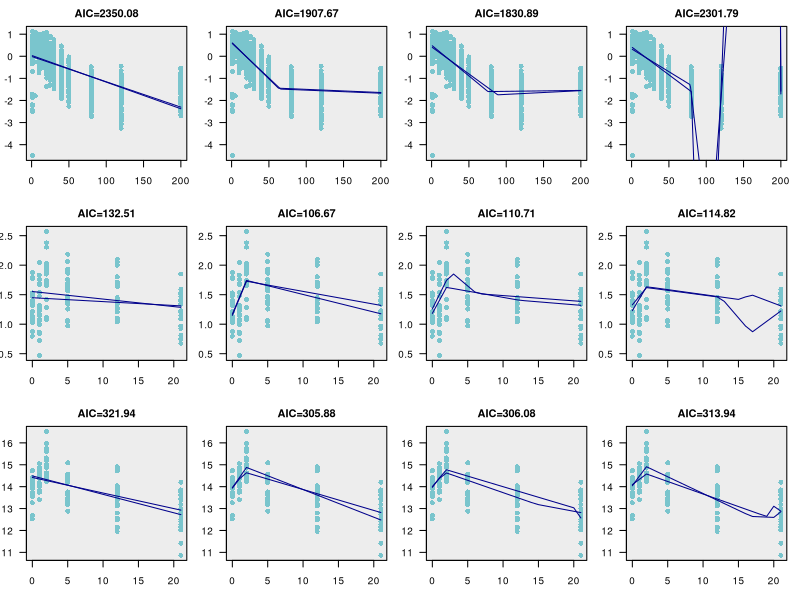
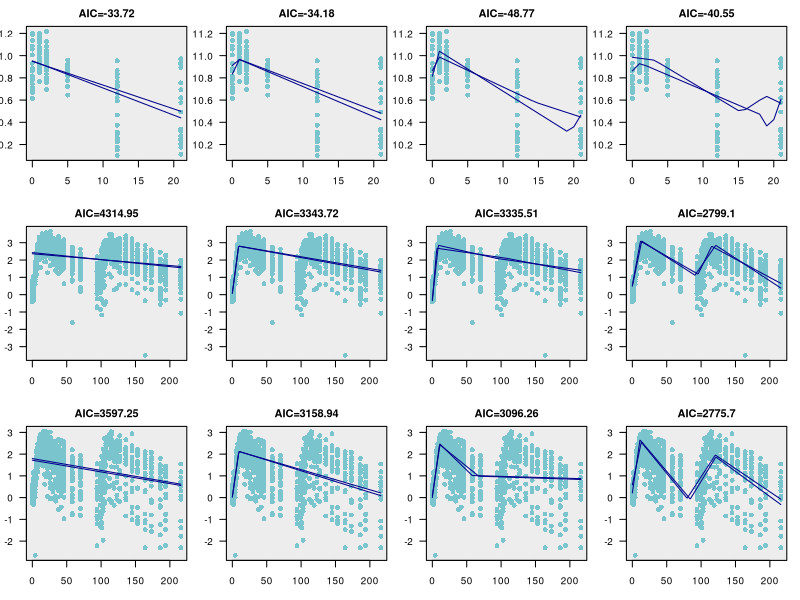
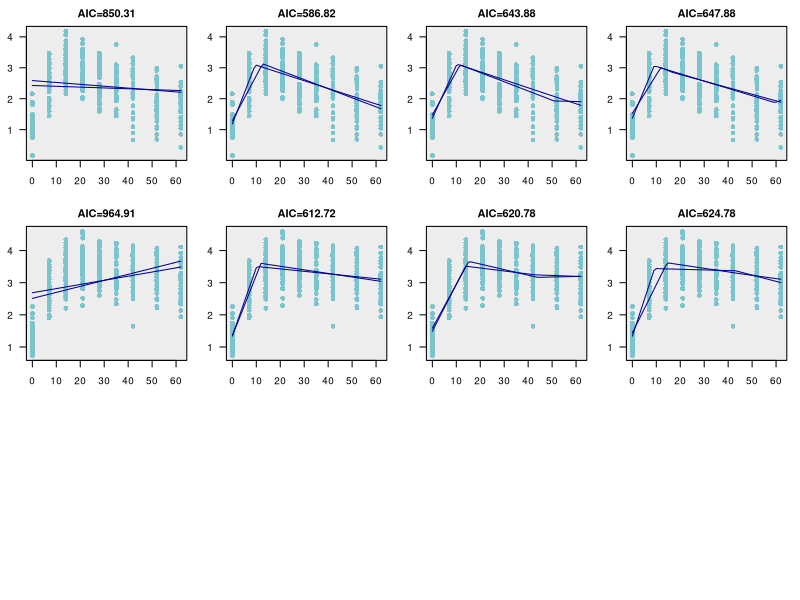
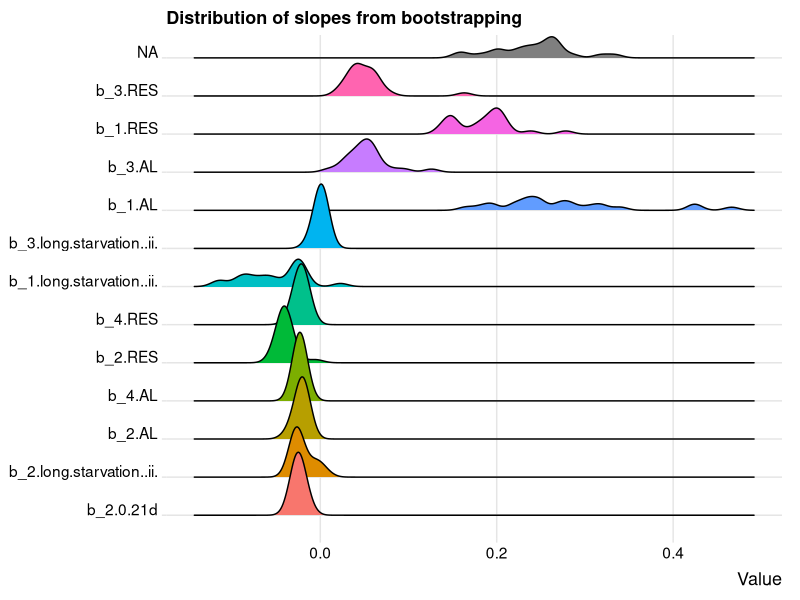
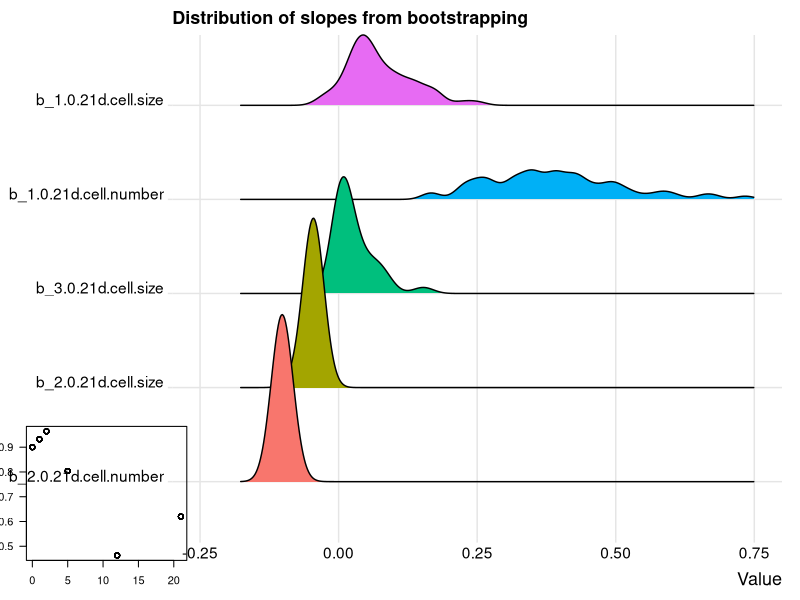

Here is the R script that generated these plots, in order:
# model = (number of phases)
# parameters theta = { b1, c, sigma, b2, tau1, b3, tau2, b4,tau3 }
# note that c is the intercept b0 in the text documents

#definition of the negative log likelihood function
neg.log.likelihood = function(theta, model, y, x)
{
  # parse argument to parameters
  b1 = theta[1]
  c = theta[2]
  sigma = theta[3]
  if(model > 1) {#more than 1 phase
    b2 = theta[4]
    tau1 = theta[5]
    if(model > 2) {#more than 2 phases
      b3 = theta[6]
      tau2 = theta[7]
      if(model > 3) {#more than 3 phases
        b4 = theta[8]
        tau3 = theta[9]
      } else { tau3 = Inf }#two changepoints, three phases
    } else { tau2 =tau3= Inf }#just one changepoint, 2 phases
  } else { tau1 = tau2 = tau3= Inf }#no changepoints, just one phase
  
  # initialise log lik
  llik = 0
  for(i in 1:length(x)) {
    if(x[i] < tau1) {
      llik = llik + dnorm(y[i], mean=b1*x[i]+c, sd = sigma, log=T)
    } else if(x[i] < tau2) {
      llik = llik + dnorm(y[i], mean=b2*(x[i]-tau1)+(b1*tau1+c), sd = sigma, log=T) 
    } else if(x[i] < tau3) {
      llik = llik + dnorm(y[i], mean=b3*(x[i]-tau2)+(b2*(tau2-tau1) + b1*tau1+c), sd = sigma, log=T) 
    } else {
      llik = llik + dnorm(y[i], mean=b4*(x[i]-tau3)+(b3*(tau3-tau2) +b2*(tau2-tau1)+ b1*tau1+c), sd = sigma, log=T) 
    }
  }
  return(-llik)
}


# retrieve the mean value from a parameterised model
# arguments as above
model.val = function(theta, model, x) {
  # parse argument to parameters
  b1 = theta[1]
  c = theta[2]
  sigma = theta[3]
  if(model > 1) {#more than 1 phase
    b2 = theta[4]
    tau1 = theta[5]
    if(model > 2) {#more than 2 phases
      b3 = theta[6]
      tau2 = theta[7]
      if(model > 3) {#more than 3 phases
        b4 = theta[8]
        tau3 = theta[9]
      } else { tau3 = Inf }#two changepoints, three phases
    } else { tau2 =tau3= Inf }#just one changepoint, 2 phases
  } else { tau1 = tau2 = tau3= Inf }#no changepoints, just one phase
  
  
  # simply read out mean prediction from changepoint model
  if(x < tau1) { return(b1*x+c) }
  else if(x < tau2) { return(b2*(x-tau1) + b1*tau1 +c) }
  else if(x < tau3) { return(b3*(x-tau2) + b2*(tau2-tau1) + b1*tau1 +c) }
  else { return(b4*(x-tau3) + b3*(tau3-tau2) + b2*(tau2-tau1)+ b1*tau1+c)}
}



# plot data and/or model fit
# new.plot = 1 (start new plot, draw data and AIC); -1 (redraw points on existing plot); 0 (draw lines on existing plot)
# (use for bootstrapping output)
plotfn = function(opt, model, y, x, new.plot=1) {
  # pull parameters from opt output
  theta = opt$par
  # create new set of x values and compute corresponding ys
  xmodel = floor(min(x)):ceiling(max(x))
  ymodel = unlist(lapply(xmodel, model.val, theta=theta, model=model))  
  # DOFs for AIC calculation
  if(model == 1) { dof = 3}
  if(model == 2) { dof = 5}
  if(model == 3) { dof = 7}
  if(model == 4) { dof = 9}
  # plot
  if(new.plot == 1) { plot(x,y, col = "cadetblue3", xlab="Day",
                           ylab="log(y)", pch = 16,
                           main=paste0("AIC=", round(2*opt$val+2*dof, digits = 2)),
                           cex.main=1, cex.lab=0.75, cex.axis=0.9, cex.sub=0.75,
                           abline(v=x,col="gray93",lwd=300), las = 1)}
  else if(new.plot == -1) { points(x,y) }
  else {lines(xmodel,ymodel, col="darkblue", las = 1, lwd=1)} #change lwd=3 for just 1 boot, thicker line
}

# read data
df.1 = read.csv("Data/long_starvation_analogous_B.csv")
df.2 = read.csv("Data/nematostella_degrowth_bgp.csv")
df.AL=read.csv("Data/updated_AL.csv")
df.RES=read.csv("Data/updated_RES.csv")
df.apo=read.csv("Data/apo.csv")
df.symb=read.csv("Data/symb.csv")

# set up trellis plot
par(mfrow=c(3,4))
par(mar=c(3, 2, 2, 1), mgp=c(3, 1, 0), las=1)


#lists of slopes, get them for a given model and a given data frame 
#WARNING: Run the code for just one expt and one model.type, then merge the data of each slopes together (done in the .ipynb file)
#comment # b4_l and/or b3_l for 3-phases or 2-phases models
b1_l=list()
b2_l=list()
b3_l=list()
b4_l=list()

# loop through experiment
for(expt in 1:8) {
  # noise to put on top of x values
  jitter = 0.
  # pull data out of frames depending on experiment
  if(expt == 1) { x = df.1$Day + rnorm(nrow(df.1),sd=jitter); y = df.1$log.body.size }
  if(expt == 2) { x = df.2$Day+ rnorm(nrow(df.2),sd=jitter); y = df.2$log.body.size }
  if(expt == 3) { x = df.2$Day+ rnorm(nrow(df.2),sd=jitter); y = df.2$log.cell.number}
  if(expt == 4) { x = df.2$Day+ rnorm(nrow(df.2),sd=jitter); y = df.2$log.cell.size}
  if(expt == 5) { x = df.AL$day+ rnorm(nrow(df.AL),sd=jitter); y = df.AL$log.body.size}
  if(expt == 6) { x = df.RES$day+ rnorm(nrow(df.RES),sd=jitter); y = df.RES$log.body.size}
  if(expt == 7) { x = df.apo$day+ rnorm(nrow(df.apo),sd=jitter); y = df.apo$log.body.size}
  if(expt == 8) { x = df.symb$day+ rnorm(nrow(df.symb),sd=jitter); y = df.symb$log.body.size}
  
  # loop through changepoint numbers
  for(model.type in 1:4)
  { 
    # bootstrap
    for(nboot in 1:3) #1:100 for plotting less messy figures
    {
      # for the first sample, retain original data, otherwise sample with replacement
      if(nboot == 1) {  boot = 1:length(y) }
      else {  boot = sample(length(y), length(y), replace=T) }
      bx = x[boot]
      by = y[boot]
      
      # initial guess -- flat, sigma = 1, changepoints at 1/4, 1/2 and 3/4 through x
      theta = c(0, mean(by[bx==min(bx)]), 1, 0, max(bx)/3, 0, 2*max(bx)/3, 0, 8*max(bx)/9) 
      if(expt == 1 & model.type != 3) { theta = c(0.5, mean(by[bx==min(bx)]), 1, 0,75, 0, 80, 0,180) }
      if(expt == 1 & model.type == 3) { theta = c(0.5, mean(by[bx==min(bx)]), 1, 0, 5, 0, 80, 0,180) }
      if(expt == 2) { theta = c(0, mean(by[bx==min(bx)]), 1, 0, 3, 0, 11, 0, 18) }
      if(expt == 3) { theta = c(0, mean(by[bx==min(bx)]), 1, 0, 3, 0, 15, 0, 18) }
      if(expt == 4) { theta = c(0, mean(by[bx==min(bx)]), 1, 0, 3, 0, 15, 0, 18) }
      if(expt == 5) { theta = c(0, mean(by[bx==min(bx)]), 1, 0, 5, 0, 90, 0, 120) }
      if(expt == 6) { theta = c(0, mean(by[bx==min(bx)]), 1, 0, 10, 0, 70, 0, 120) }
      if(expt == 7) { theta = c(0, mean(by[bx==min(bx)]), 1, 0, 14, 0, 40, 0, 100) }
      if(expt == 8) { theta = c(0, mean(by[bx==min(bx)]), 1, 0, 14, 0, 40, 0, 100) }
      
      # attempt to optimise
      opt = optim(theta, neg.log.likelihood, model=model.type, y=by, x=bx)
      
      #append slopes to lists, this only for saving and plotting the model outputs of distributions of slopes
      #NOTE that working with these lists bi_l is only for one expt and one model.type, 
      #for running the entire algorithm, comment them #
      b1_l=append(b1_l, opt$par[1])
      b2_l=append(b2_l, opt$par[4])
      b3_l=append(b3_l, opt$par[6])
      b4_l=append(b4_l, opt$par[8])
      
      # plot data and AIC for first "sample", otherwise fitted line
      if(nboot == 1) { new.plot = 1}
      else {new.plot = 0}
      plotfn(opt, model.type, by, bx, new.plot)
    }
  }
}


#put together into a .csv file the slope estimates from bootstrapping. One .csv file for each model
#remark that this is only done when we have run the loop above for a single expt and model.type
#unlist the lists to create a data frame
lst_b1=unlist(b1_l, use.names = FALSE)
lst_b2 =unlist(b2_l, use.names = FALSE)
lst_b3=unlist(b3_l, use.names = FALSE)
lst_b4 =unlist(b4_l, use.names = FALSE)

#name the data frame by dfEXPT_mMODEL.TYPE, for the choice of EXPT from 1 to 6 and MODEL.TYPE from 1 to 4
#for example:
future_csv_df6_m4=data.frame("b_1 RES"=c(lst_b1), "b_2 RES"=c(lst_b2), 
                             "b_3 RES"=c(lst_b3),"b_4 RES"=c(lst_b4))
#save as .csv file
write.csv(future_csv_df6_m4, "Data/df6_m4.csv")

#Open data file with all the slope estimates for all models
#this data file is constructed using Python code in the .ipynb file
df = read.csv("Data/slopes_boots_newformat_updated.csv")

#Select all columns for body size, removing like this the data for cell measurements
library(dplyr)
library(tidyverse)

df_body= df%>% filter(Legend == c( "b_2.0.21d","b_2.long.starvation..ii.","b_2.AL",
                                   "b_4.AL",  "b_2.RES", "b_4.RES","b_1.long.starvation..ii.",
                                   "b_3.long.starvation..ii.","b_1.AL", "b_3.AL", "b_1.RES",
                                   "b_3.RES","b_1.0.21d"))

#order the columns so that in the plot the negative and positive slopes appear clustered
df_ordered_clust=df_body%>% 
  mutate(Legend = factor(Legend, levels = c( "b_2.0.21d","b_2.long.starvation..ii.","b_2.AL",
                                             "b_4.AL",  "b_2.RES", "b_4.RES","b_1.long.starvation..ii.",
                                             "b_3.long.starvation..ii.","b_1.AL", "b_3.AL", "b_1.RES","b_3.RES")))

#plot of the slopes distributions, in the same x-axis, Nematostella data
library(ggplot2)
library(ggridges)


ggplot(df_ordered_clust, aes(x=Boots.value, y =Legend, fill =Legend)) +
  geom_density_ridges() +
  theme_ridges(font_size = 13, grid = TRUE) +
  labs(title = 'Distribution of slopes from bootstrapping',x='Value') +
  theme(legend.position = "none", axis.title.y = element_blank())


#Select columns for cell level measurements
df_cell= df%>% filter(Legend == c( "b_2.0.21d.cell.number", "b_2.0.21d.cell.size","b_3.0.21d.cell.size",
                                   "b_1.0.21d.cell.number", "b_1.0.21d.cell.size"))

#order the columns so that in the plot the negative and positive slopes appear clustered
df_ordered_clust=df_cell %>% 
  mutate(Legend = factor(Legend, levels = c( "b_2.0.21d.cell.number", "b_2.0.21d.cell.size","b_3.0.21d.cell.size",
                                             "b_1.0.21d.cell.number", "b_1.0.21d.cell.size"))) %>% arrange(Legend)

#plot of the slopes distributions, in the same x-axis
ggplot(df_ordered_clust, aes(x=Boots.value, y =Legend, fill =Legend)) +
  geom_density_ridges() +
  theme_ridges(font_size = 13, grid = TRUE) +
  xlim(-0.25, 0.75)+
  labs(
    title = 'Distribution of slopes from bootstrapping',x='Value') +
  theme(legend.position = "none", axis.title.y = element_blank())



#Construct confidence intervals from bootstrapping with a 95% confidence

#read data file with all slopes estimates together, the construction of this data file is in the .ipynb file
df = read.csv("Data/slopes_boots_updated.csv")
df_aiptasia= read.csv("Data/slopes_apo_symb.csv")
  
#select each column, which corresponds to a slope, and compute the values at the 2.5th and 97th percentile
#these two values are the endpoints of the confidence interval of that slope
n_body_b1=quantile(df$b_1.0.21d, na.rm = T,probs = c(0.025,0.975))
n_body_b2=quantile(df$b_2.0.21d, na.rm = T,probs = c(0.025,0.975))
n_cell_numb_b1=quantile(df$b_1.0.21d.cell.number, na.rm = T,probs = c(0.025,0.975))
n_cell_numb_b2=quantile(df$b_2.0.21d.cell.number, na.rm = T,probs = c(0.025,0.975))
n_cell_size_b1=quantile(df$b_1.0.21d.cell.size, na.rm = T,probs = c(0.025,0.975))
n_cell_size_b2=quantile(df$b_2.0.21d.cell.size, na.rm = T,probs = c(0.025,0.975))
n_cell_size_b3=quantile(df$b_3.0.21d.cell.size, na.rm = T,probs = c(0.025,0.975))
n_body_long_b1=quantile(df$b_1.long.starvation..ii., na.rm = T,probs = c(0.025,0.975))
n_body_long_b2=quantile(df$b_2.long.starvation..ii., na.rm = T,probs = c(0.025,0.975))
n_body_long_b3=quantile(df$b_3.long.starvation..ii., na.rm = T,probs = c(0.025,0.975))
n_AL_b1=quantile(df$b_1.AL, na.rm = T,probs = c(0.025,0.975))
n_AL_b2=quantile(df$b_2.AL, na.rm = T,probs = c(0.025,0.975))
n_AL_b3=quantile(df$b_3.AL, na.rm = T,probs = c(0.025,0.975))
n_AL_b4=quantile(df$b_4.AL, na.rm = T,probs = c(0.025,0.975))
n_RES_b1=quantile(df$b_1.RES, na.rm = T,probs = c(0.025,0.975))
n_RES_b2=quantile(df$b_2.RES, na.rm = T,probs = c(0.025,0.975))
n_RES_b3=quantile(df$b_3.RES, na.rm = T,probs = c(0.025,0.975))
n_RES_b4=quantile(df$b_4.RES, na.rm = T,probs = c(0.025,0.975))

a_apo_b1=quantile(df_aiptasia$b_1.apo, na.rm = T,probs = c(0.025,0.975))
a_apo_b2=quantile(df_aiptasia$b_2.apo, na.rm = T,probs = c(0.025,0.975))
a_symb_b1=quantile(df_aiptasia$b_1.symb, na.rm = T,probs = c(0.025,0.975))
a_symb_b2=quantile(df_aiptasia$b_2.symb, na.rm = T,probs = c(0.025,0.975))

#organise values as a dataframe
df_CI_boots=data.frame(n_body_b1, n_body_b2, n_cell_numb_b1, n_cell_numb_b2,
                       n_cell_size_b1, n_cell_size_b2, n_cell_size_b3, n_body_long_b1,
                       n_body_long_b2, n_body_long_b3, n_AL_b1, n_AL_b2, n_AL_b3,
                       n_AL_b4, n_RES_b1, n_RES_b2, n_RES_b3, n_RES_b4, a_apo_b1, a_apo_b2,
                       a_symb_b1, a_symb_b2)
#save as .csv file
write.csv(df_CI_boots, "Data/CI_boots.csv")
#note that the CI's for AL and RES for b1,b2,b3 and b4 are replaced in the Python code for 
#plotting and in the Suplemental Information as we select the outputs from the custom-written 
#simulated annealing method for optimising the log likelihood function in C++ 

#Compute the coefficient of determination R^2 of each multiphase model:

#log body size starvation 0-21d, 2 phases
#define the model from the parameter estimates obtained by maximising the log likelihood function
model_mp=function(x){
  if (x<=2){y=0.232*x+1.21}
  else {y=-0.024*(x-2)+1.67}
  return (y)
}

x_obs=df.2$Day
predictions=unlist(lapply(x_obs, model_mp))
SSE=sum((df.2$log.body.size-predictions)**2)
SST=sum((df.2$log.body.size-mean(df.2$log.body.size))**2)
R2=1-SSE/SST
print(R2)

#log cell number 0-21d, 2 phases
model_mp=function(x){
  if (x<=2){y=0.4*x+13.94}
  else {y=-0.1*(x-2)+14.74}
  return (y)
}
x_obs=df.2$Day
predictions=unlist(lapply(x_obs, model_mp))
SSE=sum((df.2$log.cell.number-predictions)**2)
SST=sum((df.2$log.cell.number-mean(df.2$log.cell.number))**2)
R2=1-SSE/SST
print(R2)

#log cell size 0-21d, 3-phases
model_mp=function(x){
  if (x<=2){y=0.032*x+10.9}
  else if (x>1 & x<=17){y=-0.0487*(x-2)+10.95}
  else {y=0.055*(x-17)+10.4}
  return (y)
}

x_obs=df.2$Day
predictions=unlist(lapply(x_obs, model_mp))
SSE=sum((df.2$log.cell.size-predictions)**2)
SST=sum((df.2$log.cell.size-mean(df.2$log.cell.size))**2)
R2=1-SSE/SST
print(R2)
plot(x_obs, predictions)

#long starvation (ii), 3-phases
model_mp=function(x){
  if (x<=5){y=0.0488*x+0.0147}
  else if (x>5 & x<=65){y=-0.0279*(x-5)+0.258}
  else {y=0.00213*(x-65)-1.137}
  return (y)
}

x_obs=df.1$Day
predictions=unlist(lapply(x_obs, model_mp))
SSE=sum((df.1$log.body.size-predictions)**2)
SST=sum((df.1$log.body.size-mean(df.1$log.body.size))**2)
R2=1-SSE/SST
print(R2)


#AL 4-phases
model_mp=function(x){
  if (x<=10){y=0.26*x}
  else if (x>10 & x<=100){y=-0.0219*(x-10)+3}
  else if (x>100 & x<=120){y=0.0537*(x-100)+1.4}
  else {y=-0.0227*(x-120)+3}
  return (y)
}
x_obs=df.AL$day
predictions=unlist(lapply(x_obs, model_mp))
SSE=sum((df.AL$log.body.size-predictions)**2)
SST=sum((df.AL$log.body.size-mean(df.AL$log.body.size))**2)
R2=1-SSE/SST
print(R2)

#RES 4-phases
model_mp=function(x){
  if (x<=10){y=0.168*x+0.8}
  else if (x>10 & x<=100){y=-0.0399*(x-10)+2.4}
  else if (x>100 & x<=120){y=0.0498*(x-100)+0.1}
  else {y=-0.0216*(x-120)+1.8}
  return (y)
}

x_obs=df.RES$day
predictions=unlist(lapply(x_obs, model_mp))
SSE=sum((df.RES$log.body.size-predictions)**2)
SST=sum((df.RES$log.body.size-mean(df.RES$log.body.size))**2)
R2=1-SSE/SST
print(R2)

